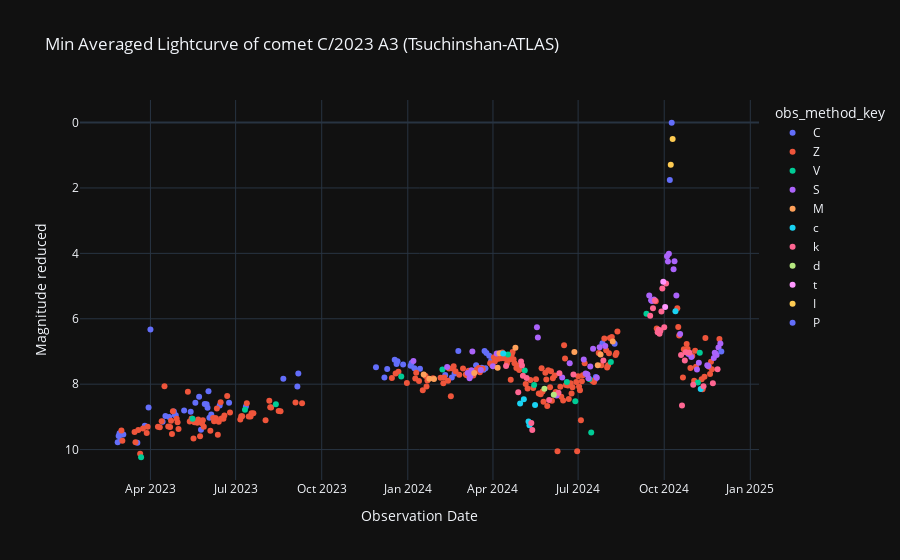

The cell this chart's notebook holds for it:
### Code cell
# Gráfica de luz interna
labels = {'obs_date':'Observation Date','magnitud_reducida':'Magnitude reduced'}
fig = px.scatter(curva_de_luz_agrupada_max_v2_df, x='obs_date', y='magnitud_reducida', template= 'plotly_dark',color='obs_method_key', labels= labels, title=f'Min Averaged Lightcurve of comet {nombre_cometa} (Tsuchinshan-ATLAS)')
fig.update_yaxes(autorange="reversed")
fig.show()

### Figure 1 — Plotly figure (JSON) as saved in the notebook; plotly's stock layout.template omitted (floating-point values rounded to 4 significant figures; data arrays with more than 128 entries replaced by an {"elided": "..."} marker saying what was removed)
{"data": [{"hovertemplate": "obs_method_key=C<br>Observation Date=%{x}<br>Magnitude reduced=%{y}<extra></extra>", "legendgroup": "C", "marker": {"color": "#636efa", "symbol": "circle"}, "mode": "markers", "name": "C", "orientation": "v", "showlegend": true, "type": "scatter", "x": ["2023-02-25T00:00:00", "2023-02-26T00:00:00", "2023-02-27T00:00:00", "2023-02-28T00:00:00", "2023-03-03T00:00:00", "2023-03-18T00:00:00", "2023-03-26T00:00:00", "2023-03-30T00:00:00", "2023-04-01T00:00:00", "2023-04-14T00:00:00", "2023-04-17T00:00:00", "2023-04-21T00:00:00", "2023-04-26T00:00:00", "2023-04-27T00:00:00", "2023-04-28T00:00:00", "2023-05-07T00:00:00", "2023-05-14T00:00:00", "2023-05-19T00:00:00", "2023-05-23T00:00:00", "2023-05-25T00:00:00", "2023-05-29T00:00:00", "2023-05-31T00:00:00", "2023-06-01T00:00:00", "2023-06-02T00:00:00", "2023-06-03T00:00:00", "2023-06-05T00:00:00", "2023-06-14T00:00:00", "2023-06-24T00:00:00", "2023-07-12T00:00:00", "2023-08-21T00:00:00", "2023-09-05T00:00:00", "2023-09-06T00:00:00", "2023-11-28T00:00:00", "2023-12-07T00:00:00", "2023-12-10T00:00:00", "2023-12-18T00:00:00", "2023-12-20T00:00:00", "2023-12-21T00:00:00", "2023-12-27T00:00:00", "2024-01-04T00:00:00", "2024-01-05T00:00:00", "2024-01-08T00:00:00", "2024-01-14T00:00:00", "2024-02-10T00:00:00", "2024-02-17T00:00:00", "2024-02-20T00:00:00", "2024-02-24T00:00:00", "2024-03-14T00:00:00", "2024-03-20T00:00:00", "2024-03-22T00:00:00", "2024-03-23T00:00:00", "2024-03-24T00:00:00", "2024-03-25T00:00:00", "2024-03-28T00:00:00", "2024-03-30T00:00:00", "2024-07-19T00:00:00", "2024-07-20T00:00:00", "2024-07-27T00:00:00", "2024-08-09T00:00:00", "2024-10-07T00:00:00", "2024-10-09T00:00:00"], "xaxis": "x", "y": [9.778, 9.588, 9.499, 9.709, 9.54, 9.794, 9.273, 8.712, 6.331, 9.146, 8.97, 9.001, 8.838, 8.945, 8.951, 8.808, 8.846, 8.569, 8.386, 9.393, 8.608, 8.614, 8.717, 8.22, 9.023, 8.929, 8.649, 8.565, 8.684, 7.831, 8.069, 7.672, 7.479, 7.796, 7.537, 7.254, 7.385, 7.3, 7.398, 7.437, 7.355, 7.51, 7.525, 7.722, 7.798, 7.676, 6.982, 7.419, 7.496, 7.555, 6.985, 7.514, 7.044, 7.133, 7.291, 7.857, 7.778, 6.747, 6.767, 1.753, 0.006221], "yaxis": "y"}, {"hovertemplate": "obs_method_key=Z<br>Observation Date=%{x}<br>Magnitude reduced=%{y}<extra></extra>", "legendgroup": "Z", "marker": {"color": "#EF553B", "symbol": "circle"}, "mode": "markers", "name": "Z", "orientation": "v", "showlegend": true, "type": "scatter", "x": {"elided": "195 str values"}, "xaxis": "x", "y": {"elided": "195 float values"}, "yaxis": "y"}, {"hovertemplate": "obs_method_key=V<br>Observation Date=%{x}<br>Magnitude reduced=%{y}<extra></extra>", "legendgroup": "V", "marker": {"color": "#00cc96", "symbol": "circle"}, "mode": "markers", "name": "V", "orientation": "v", "showlegend": true, "type": "scatter", "x": ["2023-03-22T00:00:00", "2023-05-16T00:00:00", "2023-07-11T00:00:00", "2023-08-13T00:00:00", "2023-12-25T00:00:00", "2024-02-07T00:00:00", "2024-04-17T00:00:00", "2024-05-05T00:00:00", "2024-05-15T00:00:00", "2024-06-19T00:00:00", "2024-06-28T00:00:00", "2024-07-13T00:00:00", "2024-07-15T00:00:00", "2024-08-05T00:00:00", "2024-09-12T00:00:00", "2024-11-06T00:00:00", "2024-11-08T00:00:00"], "xaxis": "x", "y": [10.23, 9.055, 8.783, 8.617, 7.765, 7.549, 7.093, 7.581, 8.027, 7.935, 8.525, 7.84, 9.476, 7.322, 5.844, 7.945, 7.042], "yaxis": "y"}, {"hovertemplate": "obs_method_key=S<br>Observation Date=%{x}<br>Magnitude reduced=%{y}<extra></extra>", "legendgroup": "S", "marker": {"color": "#ab63fa", "symbol": "circle"}, "mode": "markers", "name": "S", "orientation": "v", "showlegend": true, "type": "scatter", "x": ["2024-01-07T00:00:00", "2024-02-12T00:00:00", "2024-03-05T00:00:00", "2024-03-07T00:00:00", "2024-03-08T00:00:00", "2024-03-09T00:00:00", "2024-03-10T00:00:00", "2024-03-19T00:00:00", "2024-04-01T00:00:00", "2024-04-05T00:00:00", "2024-05-18T00:00:00", "2024-05-19T00:00:00", "2024-06-08T00:00:00", "2024-06-14T00:00:00", "2024-06-22T00:00:00", "2024-07-07T00:00:00", "2024-07-09T00:00:00", "2024-07-10T00:00:00", "2024-07-11T00:00:00", "2024-07-12T00:00:00", "2024-07-14T00:00:00", "2024-07-17T00:00:00", "2024-07-21T00:00:00", "2024-07-24T00:00:00", "2024-07-30T00:00:00", "2024-09-15T00:00:00", "2024-09-17T00:00:00", "2024-09-18T00:00:00", "2024-09-20T00:00:00", "2024-10-04T00:00:00", "2024-10-05T00:00:00", "2024-10-06T00:00:00", "2024-10-11T00:00:00", "2024-10-12T00:00:00", "2024-10-14T00:00:00", "2024-10-18T00:00:00", "2024-10-27T00:00:00", "2024-10-30T00:00:00", "2024-11-05T00:00:00", "2024-11-07T00:00:00", "2024-11-16T00:00:00", "2024-11-17T00:00:00", "2024-11-23T00:00:00", "2024-11-24T00:00:00", "2024-11-25T00:00:00", "2024-11-26T00:00:00", "2024-11-28T00:00:00", "2024-11-30T00:00:00"], "xaxis": "x", "y": [7.292, 7.471, 7.659, 7.816, 7.745, 7.573, 7.002, 7.566, 7.45, 7.066, 6.263, 6.574, 8.347, 7.793, 7.362, 7.242, 7.672, 7.689, 7.705, 7.822, 7.457, 6.916, 7.801, 6.871, 6.832, 5.29, 5.432, 5.457, 5.414, 4.087, 4.252, 4.008, 4.485, 4.244, 5.287, 6.466, 7.076, 7.168, 7.553, 7.343, 7.424, 7.444, 7.203, 7.035, 7.07, 7.105, 6.879, 6.759], "yaxis": "y"}, {"hovertemplate": "obs_method_key=M<br>Observation Date=%{x}<br>Magnitude reduced=%{y}<extra></extra>", "legendgroup": "M", "marker": {"color": "#FFA15A", "symbol": "circle"}, "mode": "markers", "name": "M", "orientation": "v", "showlegend": true, "type": "scatter", "x": ["2024-01-18T00:00:00", "2024-01-24T00:00:00", "2024-01-29T00:00:00", "2024-03-12T00:00:00", "2024-04-06T00:00:00", "2024-04-08T00:00:00", "2024-04-25T00:00:00", "2024-06-27T00:00:00", "2024-07-22T00:00:00", "2024-07-25T00:00:00", "2024-08-07T00:00:00"], "xaxis": "x", "y": [7.705, 7.831, 7.841, 7.661, 7.494, 7.051, 6.882, 7.013, 7.423, 7.096, 6.693], "yaxis": "y"}, {"hovertemplate": "obs_method_key=c<br>Observation Date=%{x}<br>Magnitude reduced=%{y}<extra></extra>", "legendgroup": "c", "marker": {"color": "#19d3f3", "symbol": "circle"}, "mode": "markers", "name": "c", "orientation": "v", "showlegend": true, "type": "scatter", "x": ["2024-04-12T00:00:00", "2024-04-30T00:00:00", "2024-05-04T00:00:00", "2024-05-09T00:00:00", "2024-05-10T00:00:00", "2024-05-16T00:00:00", "2024-10-13T00:00:00", "2024-11-09T00:00:00"], "xaxis": "x", "y": [7.061, 8.588, 8.462, 9.145, 9.259, 8.64, 5.773, 8.144], "yaxis": "y"}, {"hovertemplate": "obs_method_key=k<br>Observation Date=%{x}<br>Magnitude reduced=%{y}<extra></extra>", "legendgroup": "k", "marker": {"color": "#FF6692", "symbol": "circle"}, "mode": "markers", "name": "k", "orientation": "v", "showlegend": true, "type": "scatter", "x": ["2024-04-15T00:00:00", "2024-04-28T00:00:00", "2024-05-01T00:00:00", "2024-05-02T00:00:00", "2024-05-03T00:00:00", "2024-05-07T00:00:00", "2024-05-12T00:00:00", "2024-05-13T00:00:00", "2024-05-31T00:00:00", "2024-06-10T00:00:00", "2024-06-11T00:00:00", "2024-06-26T00:00:00", "2024-07-28T00:00:00", "2024-09-16T00:00:00", "2024-09-19T00:00:00", "2024-09-21T00:00:00", "2024-09-24T00:00:00", "2024-09-25T00:00:00", "2024-09-26T00:00:00", "2024-09-27T00:00:00", "2024-09-28T00:00:00", "2024-09-29T00:00:00", "2024-10-01T00:00:00", "2024-10-03T00:00:00", "2024-10-19T00:00:00", "2024-10-20T00:00:00", "2024-10-23T00:00:00", "2024-10-24T00:00:00", "2024-10-28T00:00:00", "2024-11-01T00:00:00", "2024-11-12T00:00:00", "2024-11-22T00:00:00", "2024-11-27T00:00:00"], "xaxis": "x", "y": [7.442, 8.247, 7.307, 7.426, 7.744, 7.813, 9.188, 9.401, 8.486, 8.261, 7.669, 7.703, 7.275, 5.909, 5.682, 5.443, 6.416, 6.337, 6.458, 6.368, 5.775, 5.073, 6.26, 4.918, 7.109, 8.654, 7.276, 7.024, 7.037, 8.015, 8.064, 7.974, 7.542], "yaxis": "y"}, {"hovertemplate": "obs_method_key=d<br>Observation Date=%{x}<br>Magnitude reduced=%{y}<extra></extra>", "legendgroup": "d", "marker": {"color": "#B6E880", "symbol": "circle"}, "mode": "markers", "name": "d", "orientation": "v", "showlegend": true, "type": "scatter", "x": ["2024-05-26T00:00:00", "2024-06-05T00:00:00"], "xaxis": "x", "y": [8.143, 8.325], "yaxis": "y"}, {"hovertemplate": "obs_method_key=t<br>Observation Date=%{x}<br>Magnitude reduced=%{y}<extra></extra>", "legendgroup": "t", "marker": {"color": "#FF97FF", "symbol": "circle"}, "mode": "markers", "name": "t", "orientation": "v", "showlegend": true, "type": "scatter", "x": ["2024-09-30T00:00:00", "2024-10-02T00:00:00"], "xaxis": "x", "y": [4.869, 5.642], "yaxis": "y"}, {"hovertemplate": "obs_method_key=I<br>Observation Date=%{x}<br>Magnitude reduced=%{y}<extra></extra>", "legendgroup": "I", "marker": {"color": "#FECB52", "symbol": "circle"}, "mode": "markers", "name": "I", "orientation": "v", "showlegend": true, "type": "scatter", "x": ["2024-10-08T00:00:00", "2024-10-10T00:00:00"], "xaxis": "x", "y": [1.289, 0.5069], "yaxis": "y"}, {"hovertemplate": "obs_method_key=P<br>Observation Date=%{x}<br>Magnitude reduced=%{y}<extra></extra>", "legendgroup": "P", "marker": {"color": "#636efa", "symbol": "circle"}, "mode": "markers", "name": "P", "orientation": "v", "showlegend": true, "type": "scatter", "x": ["2024-12-01T00:00:00"], "xaxis": "x", "y": [7.001], "yaxis": "y"}], "layout": {"legend": {"title": {"text": "obs_method_key"}, "tracegroupgap": 0}, "title": {"text": "Min Averaged Lightcurve of comet C/2023 A3 (Tsuchinshan-ATLAS)"}, "xaxis": {"anchor": "y", "domain": [0, 1], "title": {"text": "Observation Date"}}, "yaxis": {"anchor": "x", "autorange": "reversed", "domain": [0, 1], "title": {"text": "Magnitude reduced"}}}}
